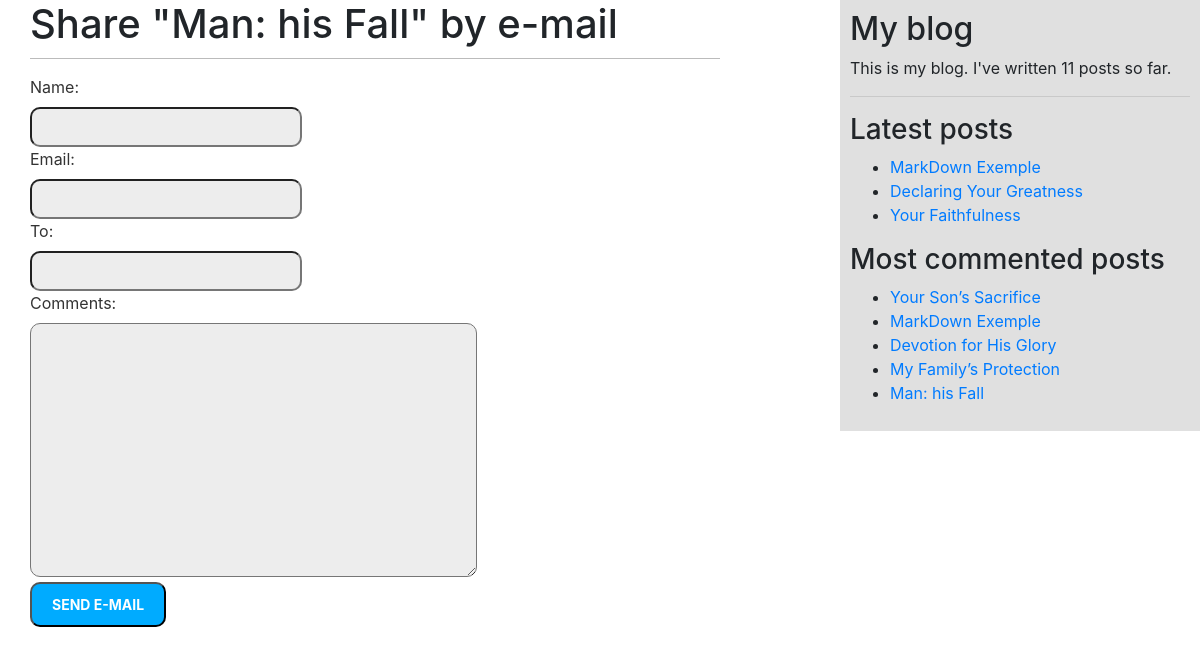
/BlogApp/3/share/, run on the app's committed database.
### BlogApp/models.py (models this page shows, shortened)
class Post(models.Model):
    STATUS_CHOICES = (
        ('draft', 'Draft'),
        ('published', 'Published'),
    )
    title = models.CharField(max_length=250)
    slug = models.SlugField(max_length=250,
                            unique_for_date='publish')
    author = models.ForeignKey(User,
                               on_delete=models.CASCADE,
                               related_name='blog_posts')
    body = models.TextField()
    publish = models.DateTimeField(default=timezone.now)
    created = models.DateTimeField(auto_now_add=True)
    updated = models.DateTimeField(auto_now=True)
    status = models.CharField(max_length=10,
                              choices=STATUS_CHOICES,
                              default='draft')
    objects = models.Manager()
    published = PublishedManager()
    tags = TaggableManager()
    class Meta:
        ordering = ('-publish',)
    def get_absolute_url(self):
        return reverse('BlogApp:post_detail',
                       args=[self.publish.year,
                             self.publish.month,
                             self.publish.day,
                             self.slug])

### BlogApp/views.py (the view)
# urls.py: path('<int:post_id>/share/', views.post_share, name='post_share'),
def post_share(request, post_id):
    post = get_object_or_404(Post, id=post_id, status='published')
    sent = False
    if request.method == 'POST':
        form = EmailPostForm(request.POST)
        if form.is_valid():
            cd = form.cleaned_data
            post_url = request.build_absolute_uri(post.get_absolute_url())
            subject = f"{cd['name']} recommends you read {post.title}"
            message = f"Read {post.title} at {post_url}\n\n{cd['name']}'s comments: {cd['comments']}"
            send_mail(subject, message, config('EMAIL_HOST_USER'), [cd['to']])
            sent = True
    else:
        form = EmailPostForm()
    return render(request, 'BlogApp/post/share.html', {'post': post,
                                                       'form': form,
                                                       'sent': sent})

### BlogApp/forms.py
class EmailPostForm(forms.Form):
    name = forms.CharField(max_length=25)
    email = forms.EmailField()
    to = forms.EmailField()
    comments = forms.CharField(required=False,
                               widget=forms.Textarea)

### BlogApp/models.py (called while the page is built)
    def get_queryset(self):
        return super().get_queryset().filter(status='published')

### BlogApp/templatetags/blog_tags.py (called while the page is built)
@register.simple_tag
def total_posts():
    return Post.published.count()

@register.inclusion_tag('BlogApp/post/latest_post.html')
def show_latest_posts(count=5):
    latest_posts = Post.published.order_by('-publish')[:count]
    return {'latest_posts': latest_posts}

@register.simple_tag
def get_most_commented_posts(count=5):
    return Post.published.annotate(
        total_comments=Count('comments')
    ).order_by('-total_comments')[:count]

### BlogApp/templates/BlogApp/post/share.html (shortened to what this page needs)
{% extends 'BlogApp/base.html' %}
{% block content %}
    {% if sent %}
        <h1>E-mail successfully sent</h1>
        <p>
            "{{ post.title }}" was successfully sent to {{ form.cleaned_data.to }}.
        </p>
    {% else %}
        <h1>Share "{{ post.title }}" by e-mail</h1>
        <form method="post">
            {{ form.as_p }}
            <input type="submit" value="Send e-mail">
        </form>
    {% endif %}
{% endblock %}

### BlogApp/templates/BlogApp/base.html (shortened to what this page needs)
{% load blog_tags %}
{% load static %}
<!DOCTYPE html>
<html lang="en">
<head>
    <link href="{% static "css/reset.css" %}" rel="stylesheet">
    <link href="{% static "css/BlogApp.css" %}" rel="stylesheet">
    <link href="{% static '/css/bootstrap.min.css' %}" rel="stylesheet">
</head>
<body>
<div id="content">
    {% block content %}
    {% endblock %}
</div>
<div id="sidebar">
    <h2>My blog</h2>
    <p>This is my blog. I've written {% total_posts %} posts so far.</p>
    <hr>
    <h3>Latest posts</h3>
    {% show_latest_posts 3 %}
    <h3>Most commented posts</h3>
    {% get_most_commented_posts as most_commented_posts %}
    <ul>
        {% for post in most_commented_posts %}
            <li>
                <a href="{{ post.get_absolute_url }}">{{ post.title }}</a>
            </li>
        {% endfor %}
    </ul>
</div>
</body>
</html>

### BlogApp/templates/BlogApp/post/latest_post.html
<ul>
    {% for post in latest_posts %}
        <li>
            <a href="{{ post.get_absolute_url }}">{{ post.title }}</a>
        </li>
    {% endfor %}
</ul>

### BlogApp/static/css/BlogApp.css (style rules this page uses)
body { margin:0; padding:0; font-family:helvetica, sans-serif; }
a { color:#00abff; text-decoration:none; }
h1 { font-weight:normal; border-bottom:1px solid #bbb; padding:0 0 10px 0; }
h2 { font-weight:normal; margin:30px 0 0; }
#content { float:left; width:60%; padding:0 0 0 30px; }
#sidebar { float:right; width:30%; padding:10px; background: #e0e0e0; height:100%; }
label { float:left; clear:both; color:#333; margin-bottom:4px; }
input, textarea { clear:both; float:left; margin:0 0 10px; background: #ededed; padding:6px 10px; font-size:12px; border-radius: 10px; }
input[type=submit] { font-weight:bold; background:#00abff; color:#fff; padding:10px 20px; font-size:14px; text-transform:uppercase; margin-block: 5px; }

### data on the page
Post: title "Man: his Fall"
Post: title "MarkDown Exemple"
Post: title "Declaring Your Greatness"
Post: title "Your Faithfulness"
Post: title "Your Son’s Sacrifice"
Post: title "Devotion for His Glory"
Post: title "My Family’s Protection"
